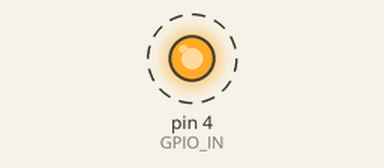
Bench run of a sketch on a simulated Arduino Uno, built for the host (arithmetic inside an expression is 32-bit, double 64-bit). On the bench: output pins drawn as LEDs (lit = HIGH). Dashed ring = blinking. What the sketch prints to the serial monitor is not drawn.

Above: at 0.5 s.
Timing chart, 0 to 4.6 s (numbered marks = the images above):
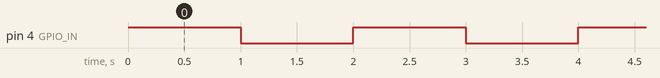

The sketch:

light.ino
```cpp
#include "actuator.h"

// Const
const int PLOT_NUM = 1;
const int HEIGHT = 1;
const int GPIO_IN = 4;
const bool ON = true;
const bool OFF = false;
const int HOURS = 60;
const int RESTART_TICKS = 3;

Actuator light(PLOT_NUM, HEIGHT, GPIO_IN);

void setup()
{
 Serial.begin(9600);
 pinMode(GPIO_IN, OUTPUT);
}

// Recive time in minutes and matein the current status of
// the light
void mantein_status(double time){

  while(light.get_time() < time){
    // Debug messages
    Serial.print( "STATUS : ");
    Serial.println(light.get_status());
    Serial.print( "TIME: ");
    Serial.println(light.get_time());
      }
  }

// Reset the light(initial)
void restart(){
  for (int i = 0; i < RESTART_TICKS; i++){
    light.set_status(ON);
    delay(1000);
    light.set_status(OFF);
    delay(1000);
  }
 }

void loop()
{

  double on_time = 12 * HOURS;
  double off_time = 12 * HOURS;

  restart();

  Serial.println("ON/ START/ 12 hours");
  light.set_status(ON);
  mantein_status(on_time);

  Serial.println("OFF/ START/ 12 hours");
  light.set_status(OFF);
  mantein_status(off_time);
}
```

actuator.cpp
```cpp
#include "actuator.h"
#include "Arduino.h"


Actuator::Actuator(int plot_number, int height,int gpio,bool init_status){

    ident[0] = plot_number;
    ident[1] = height;

    gpio_out = gpio;
    status = init_status;
    last_switch_time = clock();
}

void Actuator::set_status(bool newstatus){

    // Switch off/on(new real status)
    if(status != newstatus){
        last_switch_time = clock(); // Time refresh
        switch_status(newstatus);
    }

    status = newstatus;
}

double Actuator::get_time(){

    clock_t final_time;

    if(last_switch_time == 0){final_time = 0;}
    else{final_time = clock() - last_switch_time;}

    double time = (double)final_time / CLOCKS_PER_SEC;

    return (time / MINS);
}

void Actuator::switch_status(bool newstatus){

  if(newstatus){digitalWrite(gpio_out, HIGH);}
  else{digitalWrite(gpio_out, LOW);}

    }
```

actuator.h
```cpp
#ifndef ACTUATOR_H_INCLUDED
#define ACTUATOR_H_INCLUDED

#include <ctime>

class Actuator{

    public:

        //~ Constructors
        Actuator(void);
        Actuator(int plot_number, int height, int gpio,bool init_status = false);

        // Getters
        void get_ident(int identifier[]){identifier[0] = ident[0]; identifier[1] = ident[1];}
        bool get_status(){return status;}
        double get_time();

        //Setters
        void set_status(bool newstatus);


    private:

        int ident[2];  // Identifier -> [plot_number, height]
        bool status;        // On/of status
        clock_t last_switch_time;  // Save the last switch time
        int gpio_out;

        const int MINS = 60;
        void switch_status(bool newstatus); // Private function to switch the light

};


#endif // ACTUATOR_H_INCLUDED
```

Measured:
- by itself, pin 4 (GPIO_IN): alternates HIGH for 1.0 s and LOW for 1.0 s, 7 changes in all, then stays HIGH
